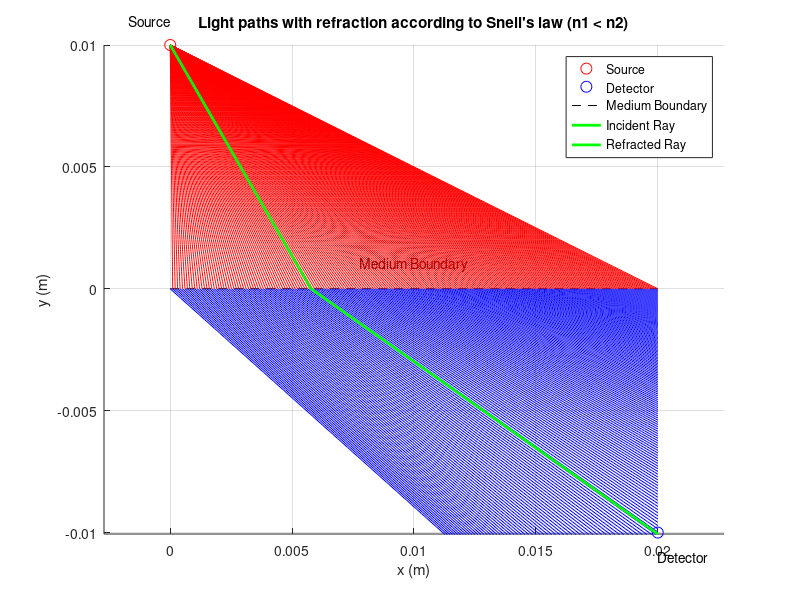

MATLAB code for this plot:
% Constants
lambda = 630e-9; % Wavelength in meters
k1 = 2 * pi / lambda; % Wavenumber in the first medium
n1 = 1; % Refractive index of the first medium
n2 = 1.5; % Refractive index of the second medium
k2 = n2 * k1; % Wavenumber in the second medium

% Geometry
h1 = 0.01; % Distance from source to medium boundary (in meters)
h2 = 0.01; % Distance from medium boundary to detector (in meters)
d = 0.02; % Total distance (in meters)
num_segments = 200; % Number of 1mm segments
x = linspace(0, d, num_segments); % x-axis divided into segments

% Initialize array for amplitudes
amplitudes = zeros(size(x));

% Calculate amplitudes for each path
for i = 1:length(x)
    % Distance in the first medium
    s1 = sqrt(x(i)^2 + h1^2);
    % Distance in the second medium
    s2 = sqrt((d - x(i))^2 + h2^2);
    % Calculate the complex amplitude
    E = exp(1i * k1 * s1) * exp(1i * k2 * s2);
    amplitudes(i) = E;
end

% Sum the amplitudes to get the resultant field
resultant_field = sum(amplitudes);

% Calculate the angles for the light paths using Snell's law
%incident_angle = pi / 4; % Example incident angle of 45 degrees
incident_angle = pi / 3;
theta1 = incident_angle;
theta2 = asin(n1 / n2 * sin(theta1));

% All paths
theta1_all = atan(h1 ./ x);
theta2_all = asin(n1 / n2 * sin(theta1_all));

% Calculate points for the incident and refracted rays
boundary_x = h1 / tan(theta1); % x-coordinate at the medium boundary
incident_x = linspace(0, boundary_x, 100);
incident_y = h1 - tan(theta1) * incident_x;

refracted_x = linspace(boundary_x, d, 100);
refracted_y = tan(theta2) * (refracted_x - boundary_x);

% Plot the geometry and light paths
figure;
hold on;

% Plot the source
plot(0, h1, 'ro', 'MarkerSize', 8, 'DisplayName', 'Source');
text(0, h1 + 0.001, 'Source', 'HorizontalAlignment', 'right');

% Plot the detector
plot(d, -h2, 'bo', 'MarkerSize', 8, 'DisplayName', 'Detector');
text(d, -h2 - 0.001, 'Detector', 'HorizontalAlignment', 'left');

% Plot the medium boundary
plot([0 d], [0 0], 'k--', 'DisplayName', 'Medium Boundary');
text(d / 2, 0.001, 'Medium Boundary', 'HorizontalAlignment', 'center');

% Plot the light paths for different x
for i = 1:length(x)
    % Points in first medium
    x1 = linspace(0, x(i), 100);
    y1 = h1 * (1 - x1 / x(i));
    plot(x1, y1, 'r-', 'HandleVisibility', 'off');

    % Points in second medium
    x2 = linspace(x(i), d, 100);
    y2 = tan(theta2_all(i)) * (x2 - x(i));
    plot(x2, -y2, 'b-', 'HandleVisibility', 'off'); % Note the change in y direction
end

% Plot the incident and refracted rays
plot(incident_x, incident_y, 'g-', 'LineWidth', 2, 'DisplayName', 'Incident Ray');
plot(refracted_x, -refracted_y, 'g-', 'LineWidth', 2, 'DisplayName', 'Refracted Ray');

title("Light paths with refraction according to Snell's law (n1 < n2)");
xlabel('x (m)');
ylabel('y (m)');
legend;
grid on;
axis equal;
hold off;

% Display the resultant field
disp('Resultant field:');
disp(resultant_field);
